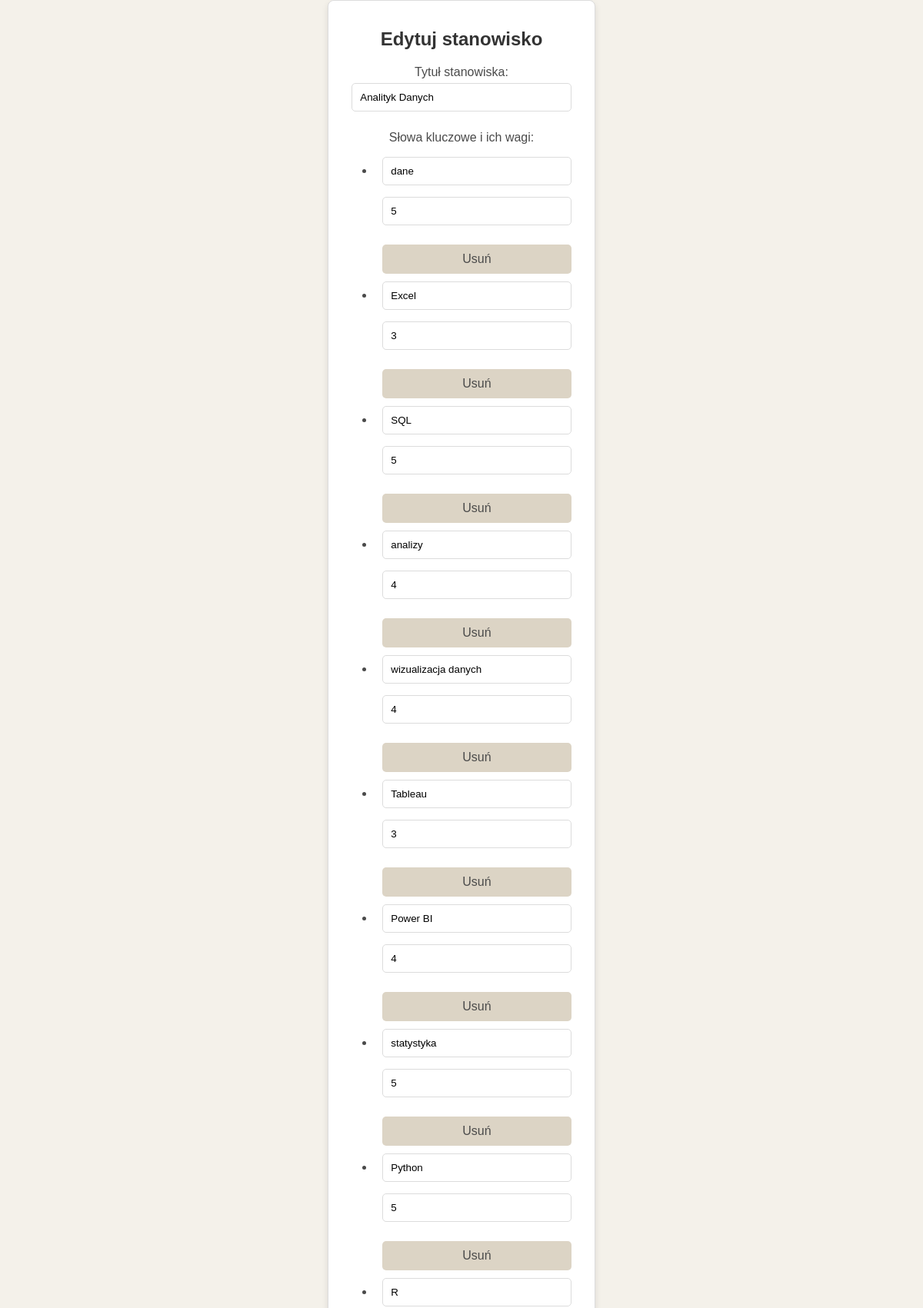
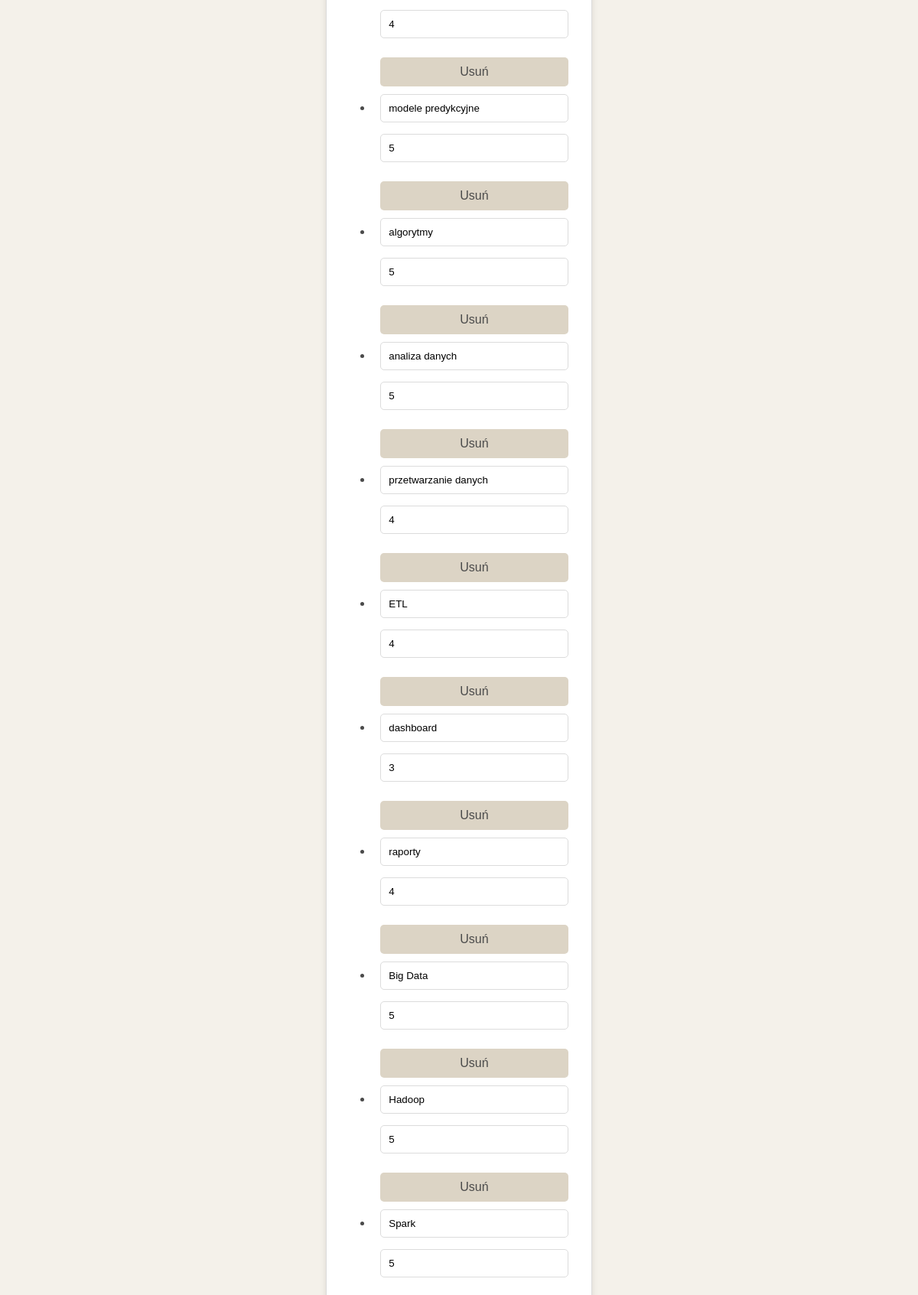
The app's page /edit_position/45 (upper part) with its own data (2 pictures, top to bottom).
### models.py (models this page shows)
class Position(db.Model):
    id = db.Column(db.Integer, primary_key=True)
    title = db.Column(db.String(100), nullable=False)
    is_default = db.Column(db.Boolean, default=False)
    user_id = db.Column(db.Integer, db.ForeignKey('user.id'))
    user = db.relationship("User", back_populates="positions")
    keywords = db.relationship("Keyword", back_populates="position", cascade="all, delete-orphan")

class Keyword(db.Model):
    id = db.Column(db.Integer, primary_key=True)
    word = db.Column(db.String(50), nullable=False)
    position_id = db.Column(db.Integer, db.ForeignKey("position.id"), nullable=False)
    weight = db.Column(db.Integer, nullable=False, default=1)
    position = db.relationship("Position", back_populates="keywords")

### app.py (the view, shortened to what this page needs)
    @app.route("/edit_position/<int:position_id>", methods=["GET", "POST"])
    def edit_position(position_id):
        position = Position.query.get_or_404(position_id)
        keywords = Keyword.query.filter_by(position_id=position.id).all()
        return render_template("edit_position.html", position=position, keywords=keywords)

### templates/edit_position.html (shortened to what this page needs)
<!DOCTYPE html>
<html lang="pl">
<head>
    <link rel="stylesheet" href="../static/stylesPosition.css">
</head>
<body>
    <div class="center-container">
        <div class="content-box">
            <h1>Edytuj stanowisko</h1>
            <form action="/edit_position/{{ position.id }}" method="POST">
                <label for="title">Tytuł stanowiska:</label>
                <input type="text" id="title" name="title" value="{{ position.title }}" required>
                <label>Słowa kluczowe i ich wagi:</label>
                <ul class="keywords-list">
                    {% for keyword in keywords %}
                    <li>
                        <input type="text" name="keyword_words" value="{{ keyword.word }}" required>
                        <input type="number" name="weights" value="{{ keyword.weight }}" min="1" max="5" required>
                        <button type="button" onclick="removeKeyword(this, '{{ keyword.id }}')">Usuń</button>
                    </li>
                    {% endfor %}
                </ul>
            </form>
        </div>
    </div>
</body>
</html>

### static/stylesPosition.css (style rules this page uses)
body { font-family: Arial, sans-serif; background-color: #f4f1ea; color: #4a4a4a; margin: 0; padding: 0; }
.center-container { display: flex; justify-content: center; align-items: center; min-height: 100vh; }
.content-box { background-color: #fff; border: 1px solid #dcdcdc; border-radius: 8px; box-shadow: 0 4px 8px rgba(0, 0, 0, 0.1); padding: 20px; max-width: 400px; text-align: center; }
h1, h2 { font-size: 24px; color: #333; margin-bottom: 20px; }
label { display: block; margin: 10px 0 5px; font-size: 16px; color: #4a4a4a; }
input[type='text'], input[type='number'], input[type='file'], select { width: calc(100% - 20px); padding: 10px; margin-bottom: 15px; border: 1px solid #dcdcdc; border-radius: 5px; box-sizing: border-box; }
button, .action-button { width: calc(100% - 20px); padding: 10px; background-color: #dcd4c5; color: #4a4a4a; border: 1px solid #b0a999; border-radius: 5px; cursor: pointer; transition: background-color 0.3s, color 0.3s; display: block; text-align: center; margin: 10px auto; text-decoration: none; font-size: 16px; font-family: inherit; box-sizing: border-box; }
button { appearance: none; border: none; text-align: center; justify-content: center; }

### records on screen
Position: title "Analityk Danych"
Keyword: keyword_words "dane", weights "5"
Keyword: keyword_words "Excel", weights "3"
Keyword: keyword_words "SQL", weights "5"
Keyword: keyword_words "analizy", weights "4"
Keyword: keyword_words "wizualizacja danych", weights "4"
Keyword: keyword_words "Tableau", weights "3"
Keyword: keyword_words "Power BI", weights "4"
Keyword: keyword_words "statystyka", weights "5"
Keyword: keyword_words "Python", weights "5"
Keyword: keyword_words "R", weights "4"
Keyword: keyword_words "modele predykcyjne", weights "5"
Keyword: keyword_words "algorytmy", weights "5"
Keyword: keyword_words "analiza danych", weights "5"
Keyword: keyword_words "przetwarzanie danych", weights "4"
Keyword: keyword_words "ETL", weights "4"
Keyword: keyword_words "dashboard", weights "3"
Keyword: keyword_words "raporty", weights "4"
Keyword: keyword_words "Big Data", weights "5"
Keyword: keyword_words "Hadoop", weights "5"
Keyword: keyword_words "Spark", weights "5"
